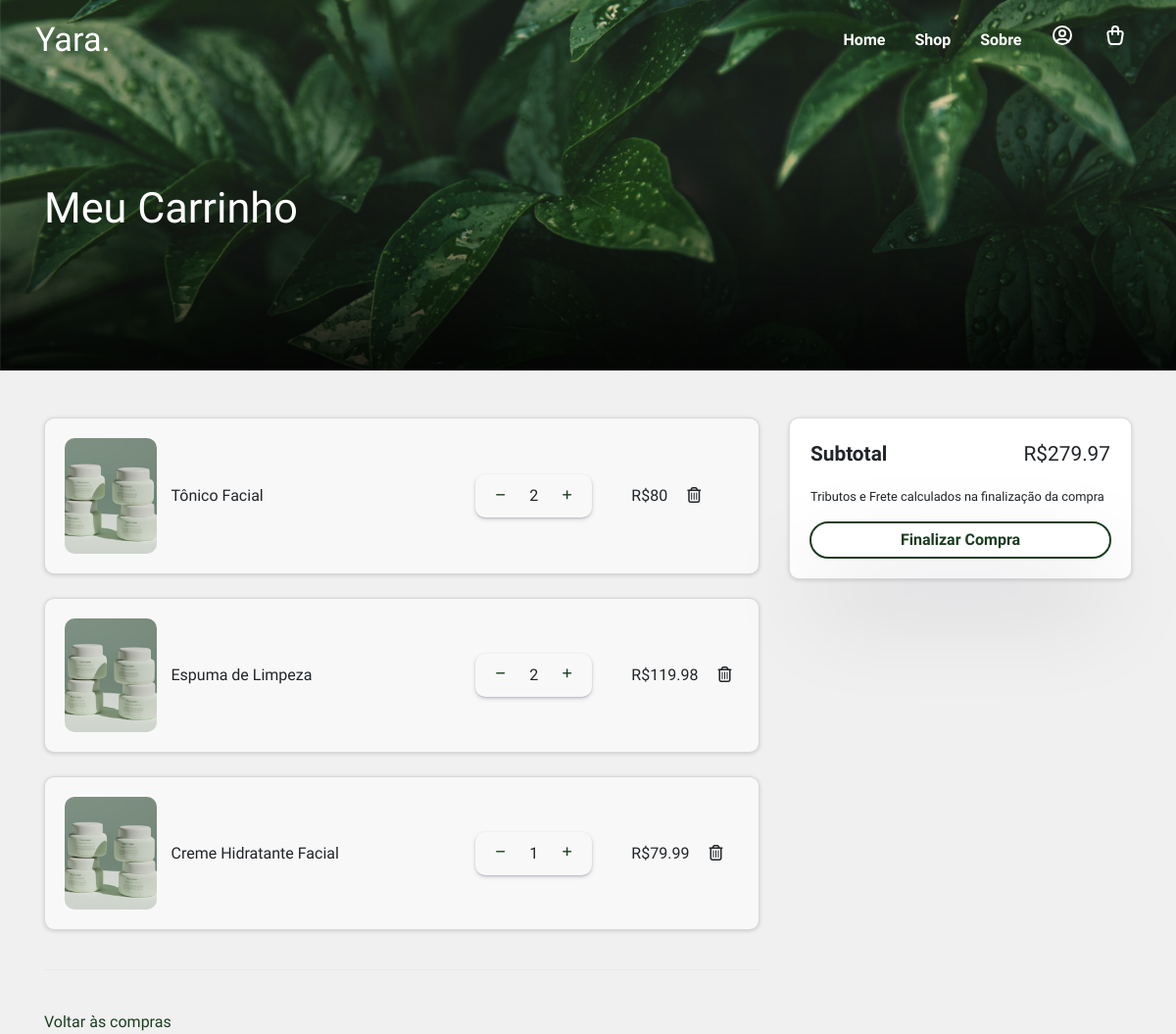
/view/carrinho.php (signed in), run on the app's committed database.
### tables this page shows
CREATE TABLE IF NOT EXISTS `carrinho` (
  `ID_CARRINHO` int NOT NULL AUTO_INCREMENT,
  `id_cliente` int DEFAULT NULL,
  `id_produto` int DEFAULT NULL,
  `nome_produto` varchar(255) NOT NULL,
  `quantidade` int DEFAULT NULL,
  `preco` float NOT NULL,
  PRIMARY KEY (`ID_CARRINHO`),
  KEY `id_cliente` (`id_cliente`),
  KEY `id_produto` (`id_produto`),
  KEY `fk_nome_produto` (`nome_produto`)
);

CREATE TABLE IF NOT EXISTS `produtos` (
  `ID_PRODUTO` int NOT NULL AUTO_INCREMENT,
  `nome` varchar(255) DEFAULT NULL,
  `descricao` text,
  `img` varchar(100) NOT NULL,
  `img_sec` varchar(100) NOT NULL,
  `instrucao` varchar(500) DEFAULT NULL,
  `estoque` int DEFAULT NULL,
  `valor_uni` decimal(10,2) DEFAULT NULL,
  `ingredientes` varchar(300) NOT NULL,
  `status` varchar(20) DEFAULT NULL,
  `datahora` datetime DEFAULT NULL,
  PRIMARY KEY (`ID_PRODUTO`),
  UNIQUE KEY `nome` (`nome`),
  UNIQUE KEY `nome_2` (`nome`),
  KEY `categoria` (`instrucao`)
);

### model/manager.php (called while the page is built, shortened)
<?php
function carrinho($id){
  require "conexao.php";
  $sqlSUB = "SELECT * FROM carrinho  WHERE id_cliente = '{$id}'";
  $result = $conn->query($sqlSUB);
  $dadosSUB=array();
  if ($result->num_rows>0){
      $dadosSUB["result"] = 1;
      $i = 0;
      while($row = $result->fetch_assoc()){
          $dadosSUB[$i]["id_carrinho"] = $row["ID_CARRINHO"];
          $dadosSUB[$i]["id_cliente"] = $row["id_cliente"];
          $dadosSUB[$i]["id_produto"] = $row["id_produto"];
          $dadosSUB[$i]["quantidade"] = $row["quantidade"];
          $i++;
          $dadosSUB["num"] = $i;
      }
      return $dadosSUB;
  }else{
    $dadosSUB["num"] = 0;
      $dadosSUB["result"] = 0;
      $conn->close();
      return $dadosSUB;
  }
}
function produtoBusca($id){
  require "conexao.php";
  $sqlSUB = "SELECT * FROM produtos  WHERE id_produto = '{$id}'";
  $result = $conn->query($sqlSUB);
while($row=$result->fetch_assoc()){
  $dados["id_produto"] = $row["ID_PRODUTO"];
  $dados["nome"] = $row["nome"];
  $dados["img"] = $row["img"];
  $dados["valor"] = $row["valor_uni"];
  $dados["status"] = $row["status"];
  $dados["estoque"] = $row["estoque"];
}
return $dados;
}
        ?>

### view/carrinho.php (the view, shortened to what this page needs)
<!DOCTYPE html>
<html lang="en">
<head>
        <link href="https://cdn.jsdelivr.net/npm/bootstrap@5.3.2/dist/css/bootstrap.min.css" rel="stylesheet">
                <link
                    rel="stylesheet"
                    href="https://stackpath.bootstrapcdn.com/bootstrap/4.1.3/css/bootstrap.min.css"
>
                <link href="../assets/style/meuperfil.css" rel="stylesheet">
                <link rel="stylesheet" href="../assets/style/globalV2.css">
            </head>
<body>
<html lang="en">
<?php
    if(isset($_SESSION['USER-ID'])){
    ?>
<body class="fade-in" style="display:block !important;">
        <header>
        <div class="menu">
          <a class="logo" href="#" style="color:#000">
              Yara.
          </a>
          <div class="menu-links">
              <a class="menu-link a-home" href="../index.php">Home</a>
              <a class="menu-link a-shop" href="shop.php">Shop</a>
              <a class="menu-link a-sobre" href="">Sobre</a>
              <a class="menu-link" href="meuperfil.php">
              </a>
              <a class="menu-link" href="#">
              </a>
          </div>
      </div>
            <div class="container container-RESP">
                <div class="row">
                    <div class="col-6 margin">
                            <p id="name">Meu Carrinho</p>
                        </div>
                    </div>
                </div>
            </header>
            <br>
<br>
            <div class="container container-RESP">
            <div class="row">
<?php
require '../model/manager.php';
if(ISSET($_SESSION['USER-ID'])){
$id= $_SESSION['USER-ID'];
$dados= carrinho($id);
if($dados['result']=="0"){
    echo "
    <div class=\"col-12 vazio-col\">
    <br>
<p class=\"vazio_p\">
    Seu carrinho está vazio, veja nosso catálogo de <a href=\"shop.php\" class=\"produtos_a\">produtos</a>!
</p></div>
</div>
        </div>
    ";
}else{
    echo "<div class=\"col-8\">";
    $valortotal = '0';
    for($i=0;$i<$dados['num'];$i++){
    $produto = produtoBusca($dados[$i]['id_produto']);
    $valor= $dados[$i]['quantidade'] * $produto['valor'];
    $valortotal = $valortotal+ $valor;
    echo "
    <div class=\"card prod_row\">
  <div class=\"card-body\">
<div class=\"container-flex\">
<div class=\"row\">
<div class=\"col-7 d-flex align-items-center img_div\">
    <img src=\"media/".$produto['img']."\" class=\"prod_img\"alt=\"\">
    <p class=\"d-flex  prod_nome_div\">
   " .$produto['nome']."</p>
    </div>
    <div class=\"col-3 d-flex align-items-center add_div\">
    <div class=\"square_quant\">
  <button class=\"decrease-quantity\" onclick=\"quant('sub','".$dados[$i]['id_carrinho']."','".$dados[$i]['quantidade']."')\"><i class=\"fa-solid fa-minus\"></i></button>
  <span id=\"quantidade\">".$dados[$i]['quantidade']."</span>
  <button class=\"increase-quantity\" onclick=\"quant('add','".$dados[$i]['id_carrinho']."','".$dados[$i]['quantidade']."')\"><i class=\"fa-solid fa-plus\"></i></button>
  </div>
  </div>
  <div class=\"col-2 d-flex align-items-center preco_div\">
     <span class=\"preco\"> R$".$valor." </span>
    <a type=\"button\" onclick=\"excluir('".$dados[$i]['id_carrinho']."')\"><i class=\"fa-regular fa-trash-can\"></i></a>
  </div>
  </div>
  </div>
    </div>
  </div>
  <br>
    ";}
    ?>
<hr id="hr-div"></hr>
<br>
<a href="shop.php" id="voltar">Voltar às compras</a>
                    </div>
                    <div class="col-4">
                    <div class="card subtotal_card">
  <div class="card-body">
 <table> <tr class="subtotal_row font"><td><b>Subtotal</b></td><td class="valor_div">R$<?php echo $valortotal; ?></td></tr>
 </table>
<table class="margin-table">
<tr class="subtotal_row"><td class="frete">Tributos e Frete calculados na finalização da compra</td></tr></table>
<tr><td class="button_final">
    <a type="submit" class="button" href="checkout.php?valor=<?php echo $valortotal; ?>" value="<?php echo $_SESSION["USER-ID"]; ?>" name="btnCarrinho">Finalizar Compra</a>
</td></tr>
</div>
</div>
                    </div>
                </div>
            </div>
 </body>
<?php }} }else{ header("Location: login.php?fase=2"); }?>
</body>
</html>

### assets/style/meuperfil.css (style rules this page uses)
body, html { height: 100% !important; margin: 0 !important; background-color: #f0f0f0 !important; }
.fade-in { opacity: 0; animation: fadeIn 0.2s ease-in forwards; }
.menu { background-color: transparent !important; position: absolute; width: 100%; display: flex; justify-content: space-between; align-items: center; padding: 0 3%; margin: 15px 0px 0px; top: 0; z-index: 3; }
.logo { font-family: 'Berkshire Swash'; font-size: 28pt; text-decoration: none !important; color: #fafafa; cursor: pointer; }
.menu-links { justify-content: space-between !important; display: flex; align-items: center; height: 40px; padding: 0 1.2%; }
.menu-link { margin-left: 30px; font-family: "Questrial", sans-serif; font-size: 14px; font-weight: bold; color: #d6d6d6; text-decoration: none; transition: color 0.3s, text-decoration 0.3s; }
header { background-image: url("../media/yara_bg.png"); }

### assets/style/globalV2.css (style rules this page uses)
:root { --cotainer-size: 84%; --side-spacing: 8%; --base-green: #1a3d1f; --soft-green: #87ab85; --base-yellow: #fdbe50; --base-brown: #85573f; --base-white: #ddd; --verde-V2: #7e9995; --verde-V3: #afc5ae; --verde-V4: #7e9995; --pLR: calc(5% + 18px); --title-font: 'Berkshire Swash', cursive !important; --body-font: 'Questrial', sans-serif !important; --base-font: 'Arapey', serif !important; --base-tam-font: 25pt; --min-tam-font: 16px; --border-radius: 30px; --line-height: 1.15; --min-FontSize: 16px; --med-FontSize: 1.2rem; --max-FontSize: 2.1rem; --normal-weight: 300; --logo-size: 2.14rem; --owl-ig-MR: 0.7%; }
body>* { overflow: visible; }
html { scroll-behavior: smooth; }
body { overflow-x: hidden; word-wrap: break-word; overflow-wrap: break-word; scroll-behavior: smooth; box-sizing: border-box; width: 100vw !important; margin: 0 !important; height: 100%; -webkit-font-smoothing: antialiased; -moz-osx-font-smoothing: grayscale; background-color: #fefefe }
html { width: 100%; margin: 0; padding: 0; border: 0; font-family: var(--base-font); position: relative }
p, h1, h2, h3, h4, h5, h6, span { cursor: default !important; }
a { color: #000; }
a { text-decoration: none !important; }

### data on the page
carrinho: id_produto.img (picture), id_produto.nome "Tônico Facial", quantidade "2", quantidade.valor_uni "80"
carrinho: id_produto.img (picture), id_produto.nome "Espuma de Limpeza", quantidade "2", quantidade.valor_uni "119.98"
carrinho: id_produto.img (picture), id_produto.nome "Creme Hidratante Facial", quantidade "1", quantidade.valor_uni "79.99"

### other printed values
$valortotal "279.97"
